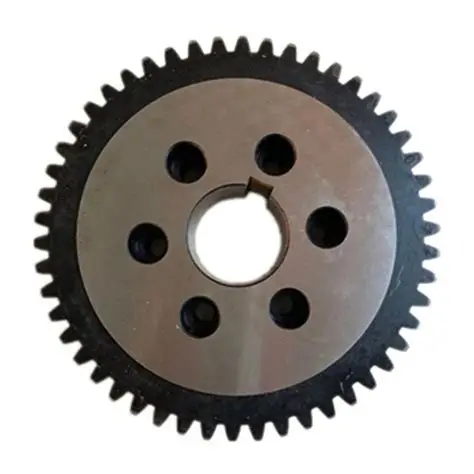
#> input picture gear_3.png, 474 x 474 px, found by its file name
$ python gear_analyzer.py
#> lines starting #> are read from the running program, lines starting #| are printed output that depends on the picture; after the words box and inside, x2 and y2 are one past the last pixel; in counts of white or black regions, pixels touching at a corner belong together
#!/usr/bin/env python3
# -*- coding: utf-8 -*-
"""
Gear Analysis System - Core Module
Analyzes gear images to extract measurements and tooth count
"""

import os
import json
import math
import argparse
from dataclasses import dataclass, asdict
from pathlib import Path
from typing import Dict, Any, Optional, Tuple, List

import cv2
import numpy as np
import matplotlib
matplotlib.use('Agg')  # Non-interactive backend for web deployment
import matplotlib.pyplot as plt
from scipy.signal import find_peaks, savgol_filter, medfilt


# =========================
# 1) Configuration & CLI
# =========================

@dataclass
class Config:
    # Paths
    input_image: str = "gear_try.jpg"
    out_dir: str = "Output"

    # Preprocessing
    clahe_clip: float = 2.0
    clahe_grid: Tuple[int, int] = (8, 8)
    gaussian_kernel: Tuple[int, int] = (3, 3)

    # Thresholding
    min_thresh: int = 50
    max_thresh: int = 200
    otsu_fallback: bool = True

    # Morphology
    open_kernel: Tuple[int, int] = (3, 3)
    close_kernel: Tuple[int, int] = (5, 5)
    open_iter: int = 1
    close_iter: int = 2

    # Segmentation
    min_gear_area_ratio: float = 0.05
    min_circularity: float = 0.4

    # Radial sampling
    radial_samples: int = 2048
    add_quantile: float = 0.90
    ded_quantile: float = 0.10

    # Tooth counting
    expected_teeth_min: int = 12
    expected_teeth_max: int = 120
    peak_prominence_factor: float = 0.4
    peak_window_clean: int = 15
    peak_window_moderate: int = 25
    peak_window_noisy: int = 35

    # FFT fallback
    fft_enabled: bool = True

    # Visualization
    show_plots: bool = False
    save_plots: bool = True
    fig_dpi: int = 120

    # Output
    save_json: bool = True
    save_overlay: bool = True
    save_csv_profile: bool = True

    # Calibration
    pixels_per_mm: Optional[float] = None


def parse_args() -> Config:
    p = argparse.ArgumentParser(description="Gear analysis pipeline")
    p.add_argument("--input", "-i", type=str, default="gear_3.png", help="Path to input image")
    p.add_argument("--out", "-o", type=str, default="Output", help="Output directory")
    p.add_argument("--show", action="store_true", help="Show plots interactively")
    p.add_argument("--save-plots", action="store_true", help="Save plots to output")
    p.add_argument("--ppm", type=float, default=None, help="Pixels per millimeter (calibration)")

    args = p.parse_args()
    cfg = Config(
        input_image=args.input,
        out_dir=args.out,
        show_plots=args.show,
        save_plots=(args.save_plots or True),
        pixels_per_mm=args.ppm,
    )
    return cfg


# ================================
# 2) Utilities: IO & Visualization
# ================================

def ensure_out_dir(path: str) -> Path:
    out = Path(path)
    out.mkdir(parents=True, exist_ok=True)
    return out


def save_plot(fig: plt.Figure, out_dir: Path, name: str, dpi: int = 120):
    out_path = out_dir / f"{name}.png"
    fig.tight_layout()
    fig.savefig(str(out_path), dpi=dpi)
    plt.close(fig)


def show_or_save(fig: plt.Figure, cfg: Config, out_dir: Path, name: str):
    if cfg.save_plots:
        save_plot(fig, out_dir, name, dpi=cfg.fig_dpi)
    if cfg.show_plots:
        fig.show()


# ================================
# 3) Image Loading & Validation
# ================================

def load_image(path: str) -> np.ndarray:
#> called with path = 'gear_3.png'
    img = cv2.imread(path, cv2.IMREAD_COLOR)
#> img is the input picture: shape (474, 474, 3); mean B, G, R 163.1, 165.9, 168.9
    if img is None:
        raise FileNotFoundError(f"Could not read image: {path}")
    return img


# ====================================
# 4) Preprocessing & Auto Thresholding
# ====================================

# [72 lines left out: function auto_threshold, not called in this run]


# ✅ NEW FUNCTION ADDED (no modification to existing logic)
def preprocess_with_fallback(img, cfg=None):
    tolerance = 240
    border = 20

    borders = np.concatenate([
        img[:border, :, :].reshape(-1,3),
        img[-border:, :, :].reshape(-1,3),
        img[:, :border, :].reshape(-1,3),
        img[:, -border:, :].reshape(-1,3),
    ])

    white_ratio = np.mean(np.all(borders >= tolerance, axis=1))

    if white_ratio > 0.85:
        print("✅ Detected pure white background — using direct masking")
        binary = np.where(np.all(img >= tolerance, axis=-1), 0, 255).astype(np.uint8)
        was_inverted = False
        debug = dict(method_used="Direct White Mask", invert=False)
        return binary, was_inverted, debug
    else:
        print("⚙️ Complex lighting — using adaptive thresholding")
        gray = cv2.cvtColor(img, cv2.COLOR_BGR2GRAY)
        clahe = cv2.createCLAHE(clipLimit=cfg.clahe_clip, tileGridSize=cfg.clahe_grid)
        gray_eq = clahe.apply(gray)
        blurred = cv2.GaussianBlur(gray_eq, cfg.gaussian_kernel, 0)
        return auto_threshold(blurred, cfg)


# ✅ EXISTING FUNCTION MODIFIED TO USE FALLBACK
def preprocess(img: np.ndarray, cfg: Config, out_dir: Path) -> Dict[str, Any]:
    gray = cv2.cvtColor(img, cv2.COLOR_BGR2GRAY)
    clahe = cv2.createCLAHE(clipLimit=cfg.clahe_clip, tileGridSize=cfg.clahe_grid)
    gray_eq = clahe.apply(gray)
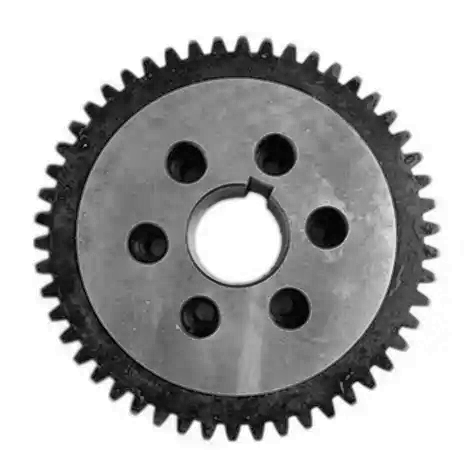
#> gray_eq: shape (474, 474); min 1, max 255, mean 174.3
    blurred = cv2.GaussianBlur(gray_eq, cfg.gaussian_kernel, 0)

    # 👇 replace direct call with fallback logic
    binary, inverted, th_debug = preprocess_with_fallback(img, cfg)
#> in preprocess_with_fallback, `white_ratio = np.mean(np.all(borders >= tolerance, axis=1))`: white_ratio = 1
#> in preprocess_with_fallback, `binary = np.where(np.all(img >= tolerance, axis=-1), 0, 255).astype(np..`:
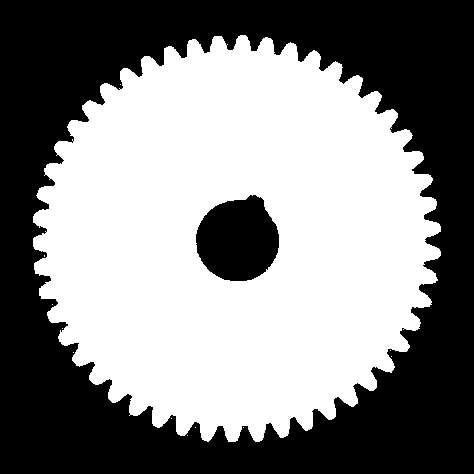
#> binary: shape (474, 474); 52.3% white; 2 black regions
#> inverted = False; th_debug = {'method_used': 'Direct White Mask', 'invert': False}

    fig = plt.figure(figsize=(10, 3))
    plt.subplot(1, 3, 1); plt.title("Gray"); plt.axis("off"); plt.imshow(gray, cmap="gray")
    plt.subplot(1, 3, 2); plt.title("CLAHE"); plt.axis("off"); plt.imshow(gray_eq, cmap="gray")
    plt.subplot(1, 3, 3); plt.title(f"Binary (invert={inverted})"); plt.axis("off"); plt.imshow(binary, cmap="gray")
    show_or_save(fig, cfg, out_dir, "01_preprocess")
#> in save_plot, `fig.savefig(str(out_path), dpi=dpi)`:
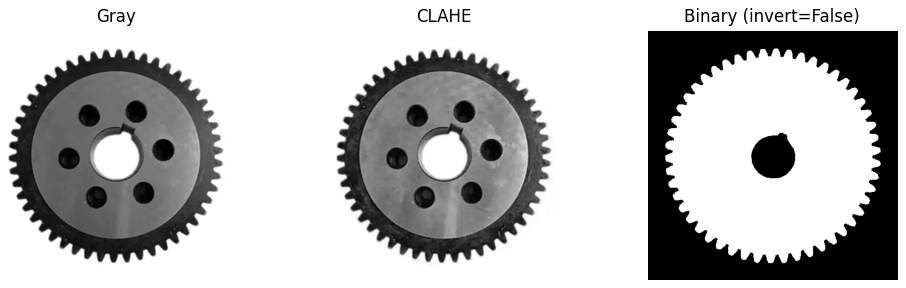
#> figure drawn by matplotlib, 3 panels

    return dict(gray=gray, gray_eq=gray_eq, binary=binary, inverted=inverted, debug=th_debug)


# ==========================================
# 5) Gear Segmentation, Contour & Validation
# ==========================================

def select_gear_mask(binary: np.ndarray, cfg: Config, out_dir: Path) -> Tuple[np.ndarray, Optional[np.ndarray]]:
    mask = binary.copy()
    cnts, _ = cv2.findContours(mask, cv2.RETR_EXTERNAL, cv2.CHAIN_APPROX_SIMPLE)
    if not cnts:
        return mask, None

    areas = [cv2.contourArea(c) for c in cnts]
    largest = cnts[int(np.argmax(areas))]

    canvas = np.zeros_like(mask)
    cv2.drawContours(canvas, [largest], -1, 255, -1)
    mask = canvas

    h, w = mask.shape
    area = float(cv2.contourArea(largest))
    area_ratio = area / float(h * w)
    perim = float(cv2.arcLength(largest, True))
    circularity = (4 * math.pi * area) / (perim * perim + 1e-9)

    if area_ratio < cfg.min_gear_area_ratio or circularity < cfg.min_circularity:
        pass

    cv2.imwrite(str(out_dir / "gear_mask.png"), mask)

    fig = plt.figure(figsize=(4, 4))
    plt.title("Mask (Largest Component)"); plt.axis("off"); plt.imshow(mask, cmap="gray")
    show_or_save(fig, cfg, out_dir, "02_mask")
    return mask, largest


# ====================================
# 6) Center & Radii
# ====================================

def robust_radius(contour: np.ndarray, center: Tuple[float, float], top_k: int = 200, mode: str = "max") -> float:
    cx, cy = center
    pts = contour[:, 0, :]
    d = np.hypot(pts[:, 0] - cx, pts[:, 1] - cy)
    vals = np.sort(d)
    k = min(top_k, len(vals))
    if k <= 0:
        return float(np.mean(d)) if d.size > 0 else 0.0
    if mode == "max":
        return float(np.mean(vals[-k:]))
    return float(np.mean(vals[:k]))


def center_from_moments(mask: np.ndarray) -> Tuple[float, float]:
    M = cv2.moments(mask, binaryImage=True)
    if M["m00"] == 0:
        ys, xs = np.where(mask > 0)
        return float(np.mean(xs)), float(np.mean(ys))
    cx = M["m10"] / M["m00"]
    cy = M["m01"] / M["m00"]
    return float(cx), float(cy)


def estimate_radii(mask: np.ndarray, outer_contour: np.ndarray, cfg: Config, out_dir: Path, img: np.ndarray) -> Dict[str, Any]:
    cx, cy = center_from_moments(mask)
    r_add = robust_radius(outer_contour, (cx, cy), mode="max")
    r_ded = robust_radius(outer_contour, (cx, cy), mode="min")
    r_pitch = 0.5 * (r_add + r_ded)

    contours, hierarchy = cv2.findContours(mask, cv2.RETR_TREE, cv2.CHAIN_APPROX_NONE)
    r_hole = None
    if hierarchy is not None:
        hierarchy = hierarchy[0]
        outer_idx = int(np.argmax([cv2.contourArea(c) for c in contours]))
        child_idxs = [i for i, h in enumerate(hierarchy) if h[3] == outer_idx]
        if child_idxs:
            inner_idx = max(child_idxs, key=lambda i: cv2.contourArea(contours[i]))
            r_hole = robust_radius(contours[inner_idx], (cx, cy), mode="max")

    diag = img.copy()
    for r in [r_ded, r_pitch, r_add]:
        cv2.circle(diag, (int(cx), int(cy)), int(max(1, r)), (0, 255, 0), 2)
    if r_hole:
        cv2.circle(diag, (int(cx), int(cy)), int(max(1, r_hole)), (255, 0, 0), 2)
    cv2.circle(diag, (int(cx), int(cy)), 4, (0, 0, 255), -1)
    cv2.imwrite(str(out_dir / "gear_radii_overlay.png"), diag)

    fig = plt.figure(figsize=(5, 5))
    plt.title("Center & Radii"); plt.axis("off"); plt.imshow(cv2.cvtColor(diag, cv2.COLOR_BGR2RGB))
    show_or_save(fig, cfg, out_dir, "03_radii")

    return dict(cx=cx, cy=cy, r_add=r_add, r_ded=r_ded, r_pitch=r_pitch, r_hole=r_hole)


# ======================================
# 7) Radial Profile & Tooth Counting
# ======================================

def radial_profile_from_contour(outer_contour: np.ndarray, cx: float, cy: float, samples: int) -> Tuple[np.ndarray, np.ndarray]:
    pts = outer_contour[:, 0, :]
    theta = np.mod(np.arctan2(pts[:, 1] - cy, pts[:, 0] - cx), 2 * np.pi)
    r = np.hypot(pts[:, 0] - cx, pts[:, 1] - cy)
    idx = np.argsort(theta)
    theta_sorted, r_sorted = theta[idx], r[idx]
    tgrid = np.linspace(0, 2 * np.pi, samples, endpoint=False)
    theta2 = np.concatenate([theta_sorted, theta_sorted + 2 * np.pi])
    r2 = np.concatenate([r_sorted, r_sorted])
    rgrid = np.interp(tgrid, theta2, r2)
    return tgrid, rgrid


def tooth_count_peaks(tgrid: np.ndarray, rgrid: np.ndarray, cfg: Config, out_dir: Path, label: str, do_plot: bool) -> Tuple[int, Dict[str, Any]]:
    r_centered = rgrid - np.mean(rgrid)
    r_median = medfilt(r_centered, kernel_size=15) + np.mean(rgrid)

    signal_std = float(np.std(r_median))
    signal_range = float(np.max(r_median) - np.min(r_median))
    noise_level = signal_std / (signal_range + 1e-9)

    if noise_level < 0.05:
        window_length = cfg.peak_window_clean
    elif noise_level < 0.10:
        window_length = cfg.peak_window_moderate
    else:
        window_length = cfg.peak_window_noisy
    if window_length % 2 == 0:
        window_length += 1

    r_smooth = savgol_filter(r_median, window_length=window_length, polyorder=3)

    N = len(tgrid)
    min_dist_cons = max(1, N // max(cfg.expected_teeth_max, 3))
    min_dist_lib = max(1, N // max(cfg.expected_teeth_min, 3))

    prom = max(1e-6, cfg.peak_prominence_factor * float(np.std(r_smooth - np.mean(r_smooth))))

    peaks_cons, props_cons = find_peaks(r_smooth, distance=min_dist_cons, prominence=prom, width=2)
    peaks_lib, props_lib = find_peaks(r_smooth, distance=min_dist_lib, prominence=0.6 * prom, width=1)

    def validate_regular(peaks: np.ndarray, tol: float = 0.3) -> Tuple[np.ndarray, bool]:
        if peaks is None or len(peaks) < 4:
            return peaks, False
        angles = tgrid[peaks]
        ang_sorted = np.sort(angles)
        diffs = np.diff(ang_sorted)
        diffs = np.append(diffs, 2 * np.pi - (ang_sorted[-1] - ang_sorted[0]))
        expected = 2 * np.pi / max(1, len(peaks))
        dev = np.abs(diffs - expected) / (expected + 1e-9)
        regular_idx = [i for i in range(len(peaks)) if (i < len(dev) and dev[i] < tol)]
        is_regular = (len(regular_idx) >= 0.8 * len(peaks))
        return peaks if is_regular else peaks, is_regular

    cons_valid, cons_regular = validate_regular(peaks_cons)
    lib_valid, lib_regular = validate_regular(peaks_lib)

    cons_count = len(cons_valid)
    lib_count = len(lib_valid)

    if cons_regular and cfg.expected_teeth_min <= cons_count <= cfg.expected_teeth_max:
        final_peaks = cons_valid
        method = "conservative_regular"
    elif lib_regular and cfg.expected_teeth_min <= lib_count <= cfg.expected_teeth_max:
        final_peaks = lib_valid
        method = "liberal_regular"
    elif cons_regular:
        final_peaks = cons_valid
        method = "conservative_extended"
    elif lib_regular:
        final_peaks = lib_valid
        method = "liberal_extended"
    else:
        target = math.sqrt(cfg.expected_teeth_min * cfg.expected_teeth_max)
        final_peaks = peaks_cons if abs(cons_count - target) < abs(lib_count - target) else peaks_lib
        method = "fallback_closest"

    count = int(len(final_peaks))

    if do_plot:
        fig = plt.figure(figsize=(14, 6))
        ax1 = fig.add_subplot(2, 2, 1)
        ax1.plot(tgrid, rgrid, alpha=0.4, label="Raw")
        ax1.plot(tgrid, r_median, alpha=0.7, label="Median")
        ax1.plot(tgrid, r_smooth, label="Smoothed")
        ax1.set_title("Signal processing")
        ax1.legend(); ax1.grid(alpha=0.3)

        ax2 = fig.add_subplot(2, 2, 2)
        ax2.plot(tgrid, r_smooth, label="Smoothed")
        ax2.plot(tgrid[peaks_cons], r_smooth[peaks_cons], "bo", label=f"Conservative {len(peaks_cons)}")
        ax2.plot(tgrid[peaks_lib], r_smooth[peaks_lib], "go", label=f"Liberal {len(peaks_lib)}")
        ax2.plot(tgrid[final_peaks], r_smooth[final_peaks], "ro", label=f"Final {len(final_peaks)}")
        ax2.set_title("Peak detection"); ax2.legend(); ax2.grid(alpha=0.3)

        ax3 = fig.add_subplot(2, 2, 3, projection="polar")
        ax3.plot(tgrid, r_smooth)
        if len(final_peaks) > 0:
            ax3.plot(tgrid[final_peaks], r_smooth[final_peaks], "ro")
        ax3.set_title(f"Polar view - {count} teeth")

        ax4 = fig.add_subplot(2, 2, 4)
        if len(final_peaks) > 1:
            peak_angles = np.sort(tgrid[final_peaks]) * 180 / np.pi
            diffs = np.diff(peak_angles)
            diffs = np.append(diffs, 360 - (peak_angles[-1] - peak_angles[0]))
            expected_deg = 360 / max(1, len(final_peaks))
            ax4.bar(range(len(diffs)), diffs, alpha=0.7)
            ax4.axhline(expected_deg, color="r", linestyle="--", label=f"Expected {expected_deg:.1f}°")
            ax4.legend()
        ax4.set_title("Angular spacing")

        show_or_save(fig, cfg, out_dir, f"04_peaks_{label}")

    info = dict(method=method, cons_count=cons_count, lib_count=lib_count,
                noise_level=float(noise_level), window_length=int(window_length),
                prominence=float(prom))
    return count, info


def tooth_count_fft(tgrid: np.ndarray, rgrid: np.ndarray, cfg: Config, out_dir: Path, label: str, do_plot: bool) -> Tuple[Optional[int], Dict[str, Any]]:
    kernel = np.ones(51) / 51.0
    r_det = rgrid - np.convolve(rgrid, kernel, mode="same")

    F = np.fft.rfft(r_det)
    freqs = np.fft.rfftfreq(len(tgrid), d=(2 * np.pi / len(tgrid)))
    power = np.abs(F)

    fmin = max(3, cfg.expected_teeth_min // 2)
    fmax = min(len(freqs) - 1, cfg.expected_teeth_max * 2)
    band = (freqs >= fmin) & (freqs <= fmax)
    if not np.any(band):
        return None, dict(note="no_band")

    idx = np.argmax(power[band])
    peak_freq = float(freqs[band][idx])
    teeth_candidate = int(round(peak_freq))

    if do_plot:
        fig = plt.figure(figsize=(10, 4))
        plt.plot(freqs[band], power[band])
        plt.title(f"FFT magnitude (peak ~ {teeth_candidate})")
        plt.xlabel("Frequency (cycles/rev)"); plt.ylabel("Magnitude")
        show_or_save(fig, cfg, out_dir, f"05_fft_{label}")

    return teeth_candidate, dict(peak_freq=peak_freq)


def consensus_tooth_count(tgrid: np.ndarray, rgrid: np.ndarray, cfg: Config, out_dir: Path) -> Tuple[Optional[int], Dict[str, Any]]:
    count_peaks, info_peaks = tooth_count_peaks(tgrid, rgrid, cfg, out_dir, "primary", cfg.save_plots or cfg.show_plots)

    candidates = [count_peaks]
    meta = {"primary": info_peaks}

    if cfg.fft_enabled:
        fft_count, info_fft = tooth_count_fft(tgrid, rgrid, cfg, out_dir, "fft", cfg.save_plots or cfg.show_plots)
        meta["fft"] = info_fft
        if fft_count is not None:
            candidates.append(fft_count)

    valid = [c for c in candidates if c is not None and c > 0]

    if not valid:
        return None, meta

    if len(valid) == 1:
        return int(valid[0]), meta

    a, b = int(valid[0]), int(valid[1])
    if abs(a - b) <= 1:
        return int(round(0.5 * (a + b))), meta

    return int(a), meta


# ==========================
# 8) Overlay & CSV Exports
# ==========================

def overlay_teeth_markers(img: np.ndarray, cx: float, cy: float, tgrid: np.ndarray, peaks_count: int, r_add: float, out_dir: Path, cfg: Config):
    if peaks_count is None or peaks_count <= 0:
        return
    angles = np.linspace(0, 2 * np.pi, peaks_count, endpoint=False)
    for a in angles:
        x = int(cx + r_add * np.cos(a))
        y = int(cy + r_add * np.sin(a))
        cv2.circle(img, (x, y), 3, (0, 0, 255), -1)
    cv2.circle(img, (int(cx), int(cy)), 4, (255, 0, 0), -1)
    cv2.imwrite(str(out_dir / "gear_teeth_overlay.png"), img)


def export_profile_csv(out_dir: Path, tgrid: np.ndarray, rgrid: np.ndarray):
    arr = np.vstack([tgrid, rgrid]).T
    header = "angle_rad, radius_px"
    np.savetxt(str(out_dir / "radial_profile.csv"), arr, delimiter=",", header=header, comments="")


# ==========================
# 9) Orchestrator (Main)
# ==========================

def analyze_gear(cfg: Config) -> Dict[str, Any]:
    out_dir = ensure_out_dir(cfg.out_dir)
    img = load_image(cfg.input_image)

    pre = preprocess(img, cfg, out_dir)
#> pre = 5 items
    gray = pre["gray"]
    binary = pre["binary"]

    mask, outer = select_gear_mask(binary, cfg, out_dir)
#> in select_gear_mask, `cnts, _ = cv2.findContours(mask, cv2.RETR_EXTERNAL, cv2.CHAIN_APPROX_S..`: cnts = 12 contours, 11 with area under 20; largest, box (x1, y1, x2, y2) and area: (33, 35, 441, 442) 121998
#> (the rest of the program and of its run is left out)
